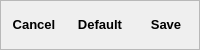
         <widget class="QFrame" name="frame_4">
          <property name="maximumSize">
           <size>
            <width>800</width>
            <height>50</height>
           </size>
          </property>
          <property name="frameShape">
           <enum>QFrame::StyledPanel</enum>
          </property>
          <property name="frameShadow">
           <enum>QFrame::Raised</enum>
          </property>
          <layout class="QHBoxLayout" name="horizontalLayout">
           <property name="spacing">
            <number>0</number>
           </property>
           <property name="leftMargin">
            <number>0</number>
           </property>
           <property name="topMargin">
            <number>0</number>
           </property>
           <property name="rightMargin">
            <number>0</number>
           </property>
           <property name="bottomMargin">
            <number>0</number>
           </property>
           <item>
            <widget class="QPushButton" name="pushButton">
             <property name="maximumSize">
              <size>
               <width>100</width>
               <height>35</height>
              </size>
             </property>
             <property name="font">
              <font>
               <pointsize>10</pointsize>
               <weight>75</weight>
               <bold>true</bold>
              </font>
             </property>
             <property name="styleSheet">
              <string notr="true">QPushButton {
    background-color: qlineargradient(
        x1: 0, y1: 0, x2: 1, y2: 1,
        stop: 0 #a9a9a9,
        stop: 1 #eeeeee
    );
    border: none;
    border-radius: 25px;
}</string>
             </property>
             <property name="text">
              <string>Cancel</string>
             </property>
             <property name="icon">
              <iconset>
               <normaloff>../Exit.png</normaloff>../Exit.png</iconset>
             </property>
             <property name="iconSize">
              <size>
               <width>30</width>
               <height>30</height>
              </size>
             </property>
            </widget>
           </item>
           <item>
            <widget class="QPushButton" name="pushButton_2">
             <property name="maximumSize">
              <size>
               <width>100</width>
               <height>35</height>
              </size>
             </property>
             <property name="font">
              <font>
               <pointsize>10</pointsize>
               <weight>75</weight>
               <bold>true</bold>
              </font>
             </property>
             <property name="styleSheet">
              <string notr="true">QPushButton {
    background-color: qlineargradient(
        x1: 0, y1: 0, x2: 1, y2: 1,
        stop: 0 #a9a9a9,
        stop: 1 #eeeeee
    );
    border: none;
    border-radius: 25px;
}</string>
             </property>
             <property name="text">
              <string>Default</string>
             </property>
             <property name="icon">
              <iconset>
               <normaloff>../OIP-removebg-preview.png</normaloff>../OIP-removebg-preview.png</iconset>
             </property>
             <property name="iconSize">
              <size>
               <width>30</width>
               <height>30</height>
              </size>
             </property>
            </widget>
           </item>
           <item>
            <widget class="QPushButton" name="pushButton_3">
             <property name="maximumSize">
              <size>
               <width>100</width>
               <height>35</height>
              </size>
             </property>
             <property name="font">
              <font>
               <pointsize>10</pointsize>
               <weight>75</weight>
               <bold>true</bold>
              </font>
             </property>
             <property name="styleSheet">
              <string notr="true">QPushButton {
    background-color: qlineargradient(
        x1: 0, y1: 0, x2: 1, y2: 1,
        stop: 0 #a9a9a9,
        stop: 1 #eeeeee
    );
    border: none;
    border-radius: 25px;
}</string>
             </property>
             <property name="text">
              <string>Save</string>
             </property>
             <property name="icon">
              <iconset>
               <normaloff>../save.png</normaloff>../save.png</iconset>
             </property>
             <property name="iconSize">
              <size>
               <width>30</width>
               <height>30</height>
              </size>
             </property>
            </widget>
           </item>
          </layout>
         </widget>
